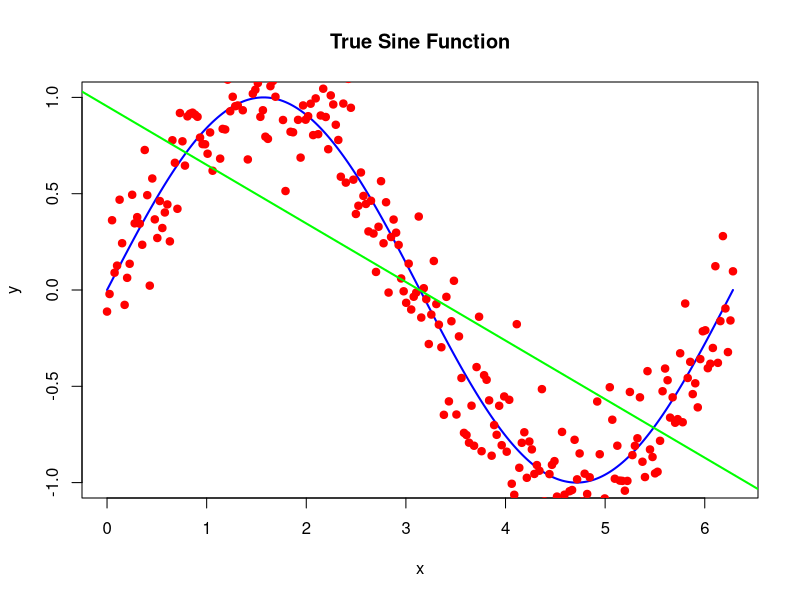
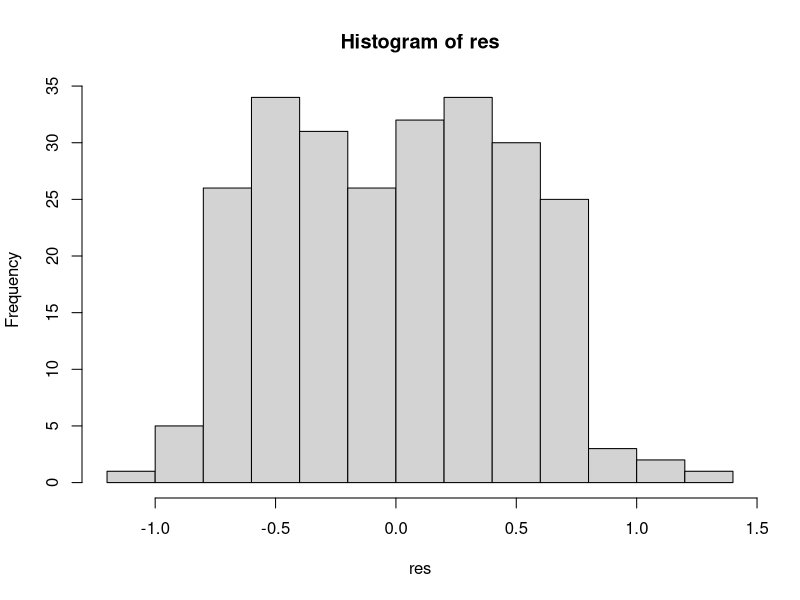
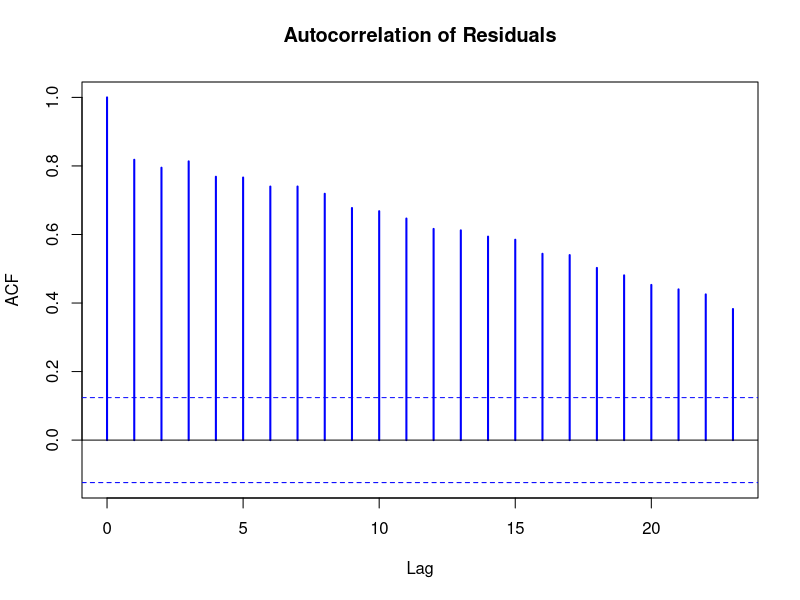

The R script that drew these images, in order:
set.seed(123)

# Generate data from a sine function
x <- seq(0, 2 * pi, length.out = 250)       # Predictor variable
true_y <- sin(x)                            # True values based on sine function

plot(x, true_y, type = "l", col = "blue", lwd = 2, 
     xlab = "x", ylab = "y", main = "True Sine Function")

# Add noise to simulate observed data
noise <- rnorm(length(x), mean = 0, sd = 0.2)
observed_y <- true_y + noise                # Observed response variable

points(x, observed_y, col = "red", pch = 19)

# Perform a simple linear regression with intercept
linear_model <- lm(observed_y ~ x)

# Display summary of the model
#summary(linear_model)

# add regression line 
abline(linear_model, col = "green", lwd = 2)

res <- residuals(linear_model)
hist(res)

# Extract residuals
res <- residuals(linear_model)

# Autocorrelation function (ACF) plot
acf(res, main = "Autocorrelation of Residuals", col = "blue", lwd = 2)
